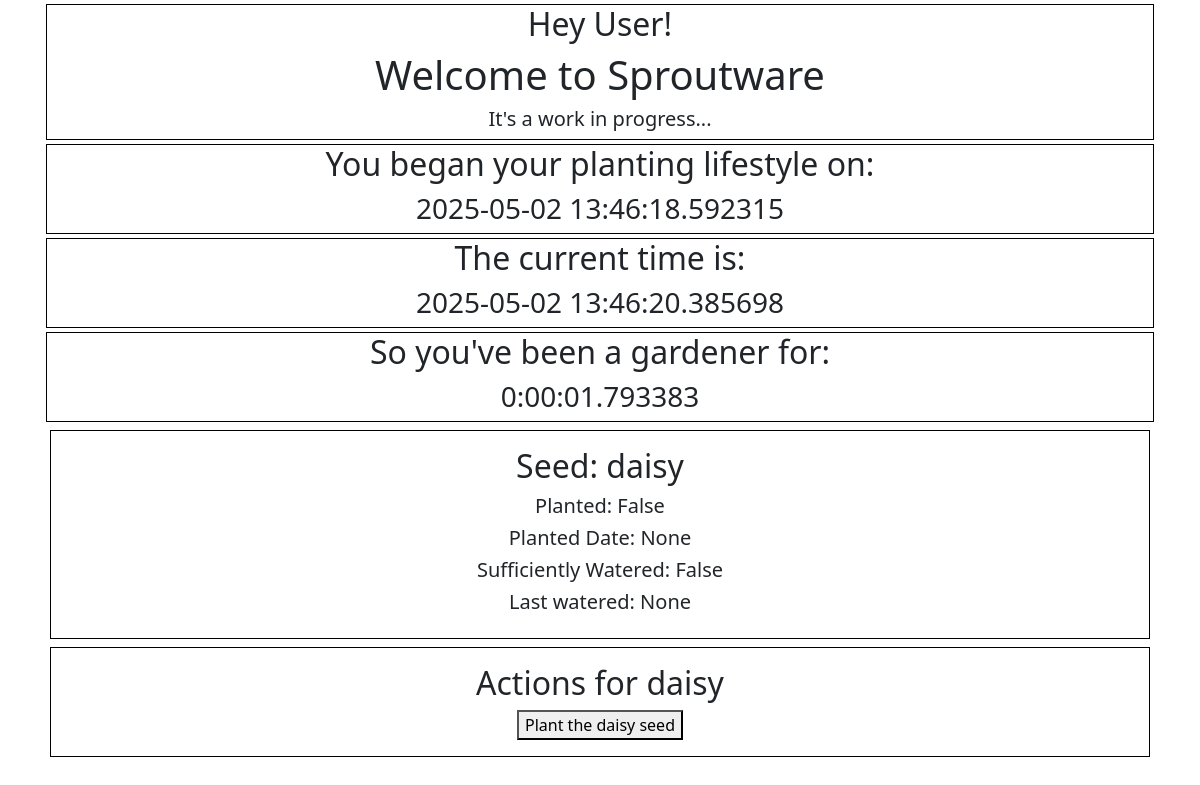
Before: / with the older database file.
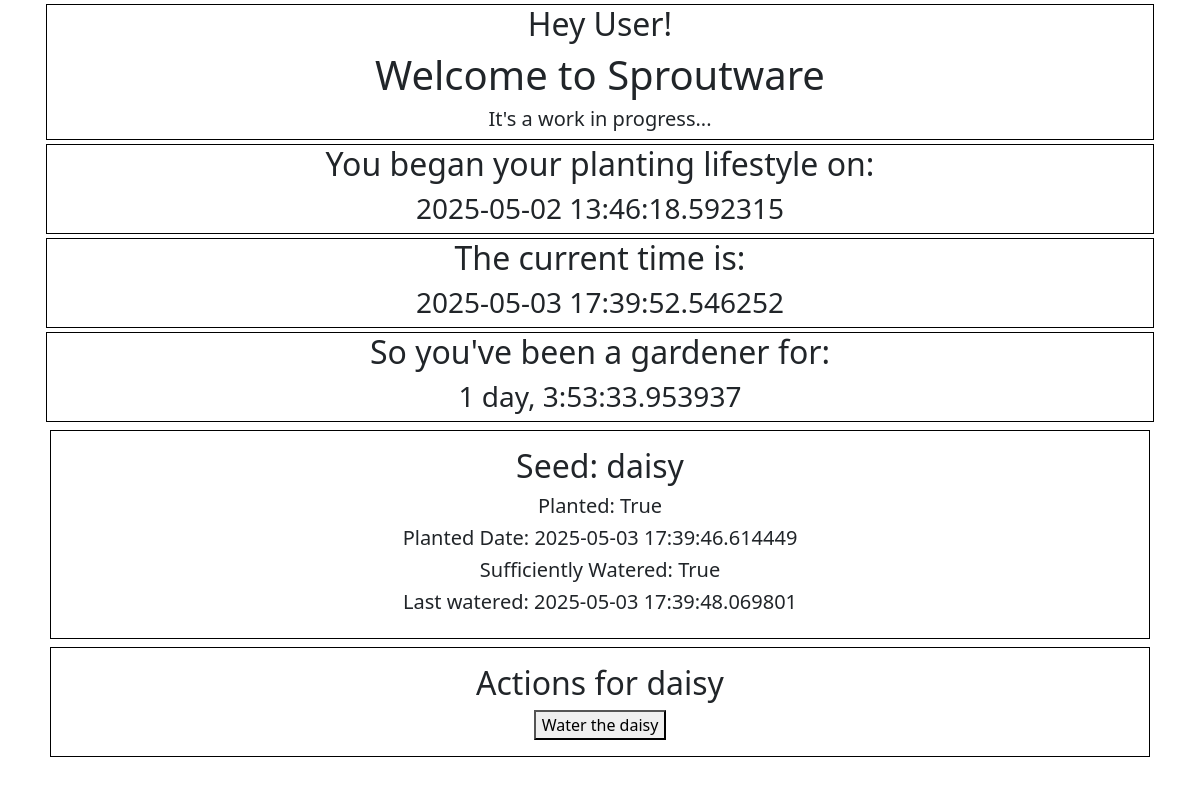
After: the same page with the newer database file.
### models.py (models this page shows, shortened)
class Time(db.Model):
    __tablename__ = "Time"
    id = db.mapped_column(db.Integer, primary_key = True)
    name = db.mapped_column(db.String, nullable = False)
    current_time = db.mapped_column(db.DateTime, nullable = False, default = dt.now())

class Seed(db.Model):
    __tablename__ = "Seeds"
    id = db.mapped_column(db.Integer, primary_key = True)
    name = db.mapped_column(db.String, nullable = False)
    category = db.mapped_column(db.String, nullable = False, default = "flower")
    hp = db.mapped_column(db.Integer, nullable = False, default = 100)
    growth = db.mapped_column(db.Integer, nullable = False, default = 0)
    is_watered = db.mapped_column(db.Boolean, default = False)
    time_of_watering = db.mapped_column(db.DateTime, nullable = True, default = None)
    is_planted = db.mapped_column(db.Boolean, nullable=False, default=False)
    time_of_planting = db.mapped_column(db.DateTime, nullable = True, default = None)
    water_interval = db.mapped_column(db.DateTime)

### app.py (the view)
@app.route("/")
def home():
    water_msg = request.args.get("message")
    seeds = call_seeds()
    time_update = call_time_update()
    start = began_game()
    update_time()
    return render_template("home.html", plant = seeds, time_update = time_update, start = start, water_message=water_msg)

### app.py (called while the page is built)
def call_seeds():
    statement = db.select(Seed)
    records = db.session.execute(statement)
    results = records.scalar()
    return results

def call_time_update():
    statement = db.select(Time).where(Time.id == 1)
    records = db.session.execute(statement)
    results = records.scalar()
    if results == None:
        current_time = Time(name = "up_to_date")
        db.session.add(current_time)
        db.session.commit()
        call_time_update()
        return call_time_update()
    return results

def update_time():
    current_time_row = db.session.query(Time).first()
    current_time_row.current_time = dt.now()
    db.session.commit()
    return current_time_row

def began_game():
    statement = db.select(Time).where(Time.id == 2)
    records = db.session.execute(statement)
    results = records.scalar()
    if results == None:
        began_time = Time(name = "first_launch_date")
        db.session.add(began_time)
        db.session.commit()
        began_game()
        return began_game()
    return results

### templates/home.html (shortened to what this page needs)
{% extends "base.html" %}
{% block content %}
<div class="m-1 p-6 border border-black text-center">
        <h2>Hey User!</h2>
        <h1>Welcome to Sproutware</h1>
        <h5>It's a work in progress...</h5>
</div>
<div class="m-1 p-6 border border-black text-center">
    <h2>You began your planting lifestyle on:</h2>
    <h3>{{ start.current_time }}</h3>
</div>
<div class="m-1 p-6 border border-black text-center">
    <h2>The current time is: </h2>
    <h3>{{time_update.current_time}}</h3>
</div>
<div class="m-1 p-6 border border-black text-center">
    <h2>So you've been a gardener for:</h2>
    <h3>{{time_update.current_time - start.current_time}}</h3>
</div>
<div class="m-2 p-3 border border-black text-center">
    <h2>Seed: {{ plant.name }}</h2>
    <h5>Planted: {{plant.is_planted}}</h5>
    <h5>Planted Date: {{plant.time_of_planting}} </h5>
    <h5>Sufficiently Watered: {{plant.is_watered}}</h5>
    <h5>Last watered: {{plant.time_of_watering}}</h5>
</div>
<div class="m-2 p-3 border border-black text-center">
    <h2>Actions for {{ plant.name }}</h2>
    {% if not plant.is_planted %}
        <form method="post" action="{{ url_for('plant_seed', seed_id=plant.id) }}">
            <button type="submit">Plant the {{ plant.name }} seed</button>
        </form>
    {% endif %}
    {% if plant.is_planted %}
        <form method="post" action="{{ url_for('water_seed', seed_id=plant.id) }}">
            <button type="submit">Water the {{ plant.name }}</button>
        </form>
    {% endif %}
</div>
{% endblock %}

### templates/base.html (shortened to what this page needs)
<!DOCTYPE html>
<html>
<head>
    <link href="https://cdn.jsdelivr.net/npm/bootstrap@5.3.3/dist/css/bootstrap.min.css" rel="stylesheet">
</head>
<body>
    <div class="container">
        {% block content %}{% endblock %}
    </div>
</body>
</html>

Changed rows visible on the page:
changed Time: current_time "2025-05-02 13:46:20.385698" → "2025-05-03 17:39:52.546252"; time_update.current_time-start.current_time "0:00:01.793383" → "1 day, 3:53:33.953937"
changed Seed "daisy": is_planted "False" → "True"; time_of_planting "None" → "2025-05-03 17:39:46.614449"; is_watered "False" → "True"; time_of_watering "None" → "2025-05-03 17:39:48.069801"
Other visible differences:
text no longer shown: "Plant the seed"
text now shown: "Water the"
